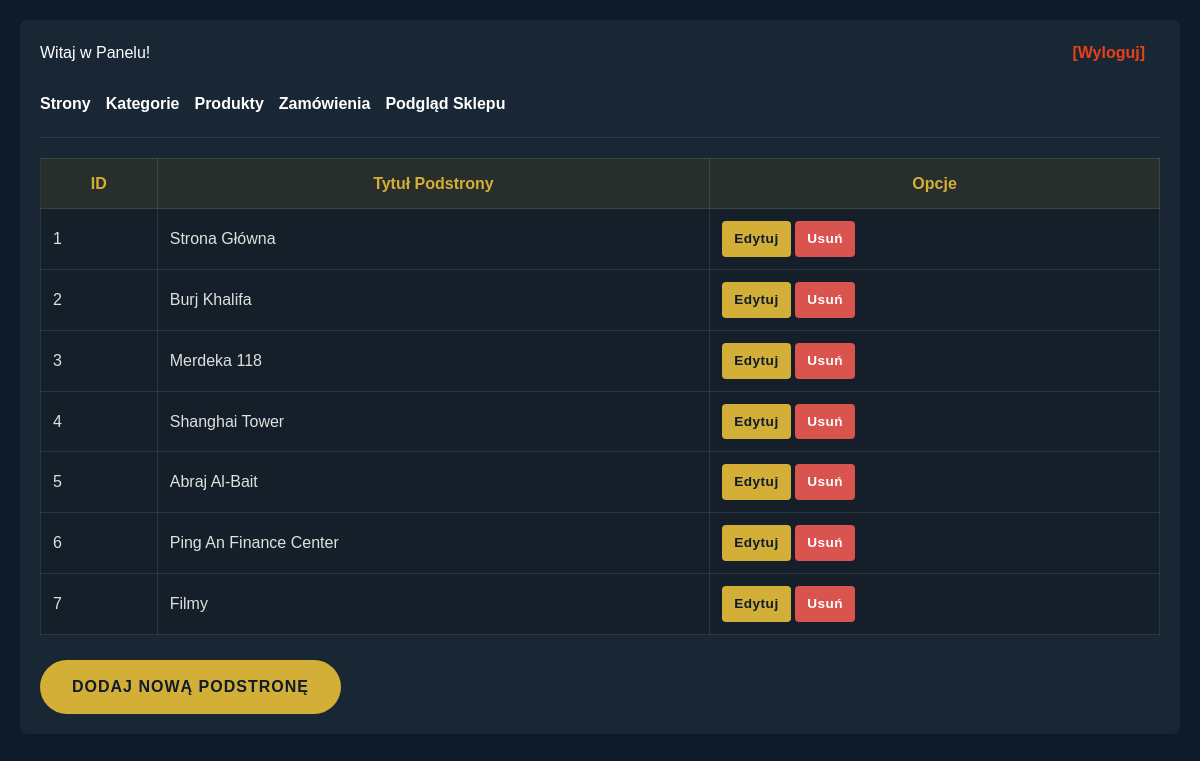
The page /admin/admin.php (signed in) on the database its author committed.
### tables this page shows
CREATE TABLE `page_list` (
  `id` int(11) NOT NULL,
  `page_title` varchar(255) NOT NULL,
  `page_content` text NOT NULL,
  `status` int(11) NOT NULL DEFAULT 1
);

### admin/admin.php (the view, shortened to what this page needs)
<!DOCTYPE html>
<html lang="pl">
<head>
    <link rel="stylesheet" href="../css/style.css?v=<?php echo time(); ?>">
</head>
<body>
    <?php
    include('../cfg.php');
    echo '<div class="admin-panel">';
    echo '<div class="admin-nav">';
    echo '<span>Witaj w Panelu!</span> ';
    echo '<span style="float: right;"><a href="admin.php?action=logout" style="color: #e84118;">[Wyloguj]</a></span>';
    echo '<br><br>';
    echo '<a href="admin.php">Strony</a>';
    echo '<a href="admin.php?type=categories">Kategorie</a>';
    echo '<a href="admin.php?type=products">Produkty</a>';
    echo '<a href="admin.php?type=orders">Zamówienia</a>';
    echo '<a href="../index.php" target="_blank">Podgląd Sklepu</a>';
    echo '</div>';
    function ListaPodstron()
    {
        global $link;
        $query = "SELECT id, page_title FROM page_list ORDER BY id ASC LIMIT 100";
        $result = mysqli_query($link, $query);
        echo '<table border="1" cellpadding="5" cellspacing="0">';
        echo '<tr><th>ID</th><th>Tytuł Podstrony</th><th>Opcje</th></tr>';
        while ($row = mysqli_fetch_array($result)) {
            echo '<tr>';
            echo '<td>' . htmlspecialchars($row['id']) . '</td>';
            echo '<td>' . htmlspecialchars($row['page_title']) . '</td>';
            echo '<td>';
            echo '<a href="admin.php?funkcja=edytuj&id=' . $row['id'] . '" class="btn btn-primary btn-sm">Edytuj</a> ';
            echo '<a href="admin.php?funkcja=usun&id=' . $row['id'] . '" class="btn btn-danger btn-sm" onclick="return confirm(\'Czy na pewno usunąć?\')">Usuń</a>';
            echo '</td>';
            echo '</tr>';
        }
        echo '</table>';
        echo '<br><a href="admin.php?funkcja=dodaj" class="btn btn-primary">Dodaj nową podstronę</a>';
    }
    if (isset($_GET['funkcja']) && $_GET['funkcja'] == 'edytuj') {
        EdytujPodstrone();
    } elseif (isset($_GET['funkcja']) && $_GET['funkcja'] == 'dodaj') {
        DodajNowaPodstrone();
    } elseif (isset($_GET['funkcja']) && $_GET['funkcja'] == 'usun') {
        UsunPodstrone();
    } elseif (isset($_GET['type']) && $_GET['type'] == 'categories') {
        $kategorie = new Kategorie($link);
        $kategorie->ZarzadzajKategoriami();
    } elseif (isset($_GET['type']) && $_GET['type'] == 'products') {
        $produkty = new Produkty($link);
        $produkty->ZarzadzajProduktami();
    } elseif (isset($_GET['type']) && $_GET['type'] == 'orders') {
        PokazZamowienia();
    } else {
        ListaPodstron();
    }
    echo '</div>';
    ?>
</body>
</html>

### css/style.css (style rules this page uses)
:root { --primary-color: #0d1b2a; --secondary-color: #1b263b; --accent-color: #d4af37; --text-light: #ffffff; --text-gray: #e0e1dd; --background: #0d1b2a; --font-main: sans-serif; --font-heading: serif; --transition: all 0.3s ease; --container-width: 1200px; }
* { margin: 0; padding: 0; box-sizing: border-box; }
body { font-family: var(--font-main); color: var(--text-light); line-height: 1.6; overflow-x: hidden; }
a { text-decoration: none; color: inherit; transition: var(--transition); }
.btn { display: inline-block; padding: 12px 30px; border-radius: 50px; font-weight: 600; text-transform: uppercase; letter-spacing: 1px; cursor: pointer; border: 2px solid transparent; }
.btn-primary { background-color: var(--accent-color); color: var(--primary-color); }
.btn-danger { background-color: #d9534f; color: #fff; border-color: #d9534f; }
.btn-sm { padding: 5px 10px; font-size: 0.85rem; border-radius: 4px; letter-spacing: 0.5px; text-transform: none; }
.admin-panel { max-width: 1200px; margin: 0 auto; background: rgba(255, 255, 255, 0.05); padding: 20px; border-radius: 8px; }
.admin-nav { margin-bottom: 20px; padding-bottom: 20px; border-bottom: 1px solid rgba(255, 255, 255, 0.1); }
.admin-nav a { display: inline-block; margin-right: 15px; color: var(--text-light); font-weight: bold; }
.admin-panel table { width: 100%; border-collapse: collapse; margin-top: 20px; background: rgba(0, 0, 0, 0.2); }
.admin-panel th, .admin-panel td { padding: 12px; border: 1px solid rgba(255, 255, 255, 0.1); color: var(--text-gray); }
.admin-panel th { background: rgba(212, 175, 55, 0.1); color: var(--accent-color); }

### admin/admin.php (style rules this page uses)
body { background-color: var(--primary-color); padding: 20px; }

### rows shown on the page
page_list: id "1", page_title "Strona Główna"
page_list: id "2", page_title "Burj Khalifa"
page_list: id "3", page_title "Merdeka 118"
page_list: id "4", page_title "Shanghai Tower"
page_list: id "5", page_title "Abraj Al-Bait"
page_list: id "6", page_title "Ping An Finance Center"
page_list: id "7", page_title "Filmy"
